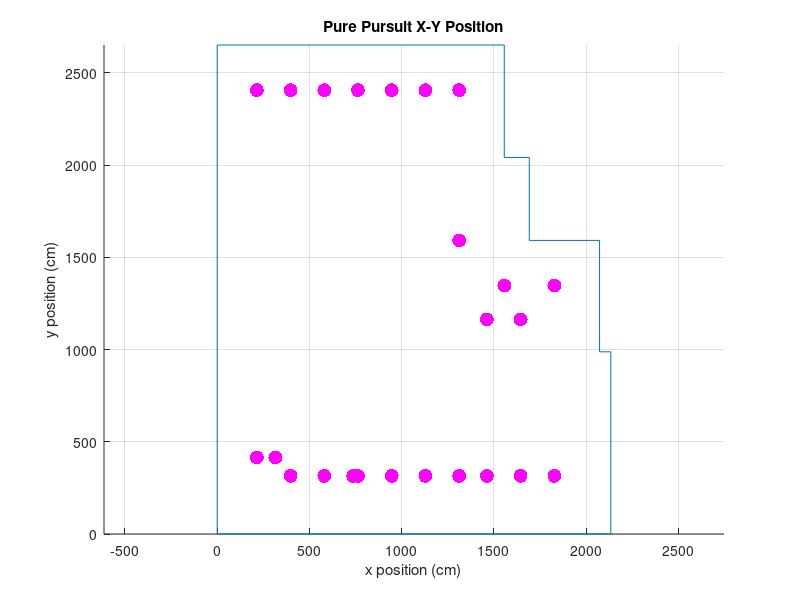

Write MATLAB code to recreate this figure.
clc;
clear;
close all; 
%Sweep Space: 6
%Inflation: 230
waypoints4 = [
    215.0 415.0;
    215.0 2405.5;
    397.9 2405.5;
    397.9 315.0;
    580.8 315.0;
    580.8 2405.5;
    762.9 2405.5;
    762.9 315.0;
    945.8 315.0;
    945.8 2405.5;
    1128.7 2405.5;
    1128.7 315.0;
    1311.6 315.0;
    1311.6 2405.5;
    1311.6 1591.36;
    %Turns to odd section of map
    1556.6 1346.36;
    1827.64 1346.36;
    %These are a bunch of points that make it do it horziontally ignore it
    %1827.64 1163.46;
    %1556.6 1163.64;
    %1556.6 980.74;
    %1827.64 980.74;
    %1827.64 797.84;
    1827.64 315.0;
    1644.74 315.0;
    %This looks a bit weird but trust
    1644.74 1163.36;
    1461.84 1163.36;
    1461.84 315.0;
    737.0 315.0;
    315.0 415.0
];
mapArea = [0 0;
    70*2.54*12 0;
    70*2.54*12 32.4*2.54*12;
    (70-2)*2.54*12 (32.4)*2.54*12;
    (70-2)*2.54*12 (32.4+19.81)*2.54*12;
    (70-2-12.5)*2.54*12 (32.4+19.81)*2.54*12;
    (70-2-12.5)*2.54*12 (32.4+19.81+14.75)*2.54*12;
    (70-2-12.5-4.45)*2.54*12 (32.4+19.81+14.75)*2.54*12;
    (70-2-12.5-4.45)*2.54*12 (32.4+19.81+14.75+20)*2.54*12;
    0 (32.4+19.81+14.75+20)*2.54*12;
    0 0];
scatter(waypoints4(:,1), waypoints4(:,2), 100, 'm', 'filled');
hold on;
plot(mapArea(:,1),mapArea(:,2));
title("Pure Pursuit X-Y Position");
xlabel("x position (cm)");
ylabel("y position (cm)");
axis equal
grid on 
hold off
